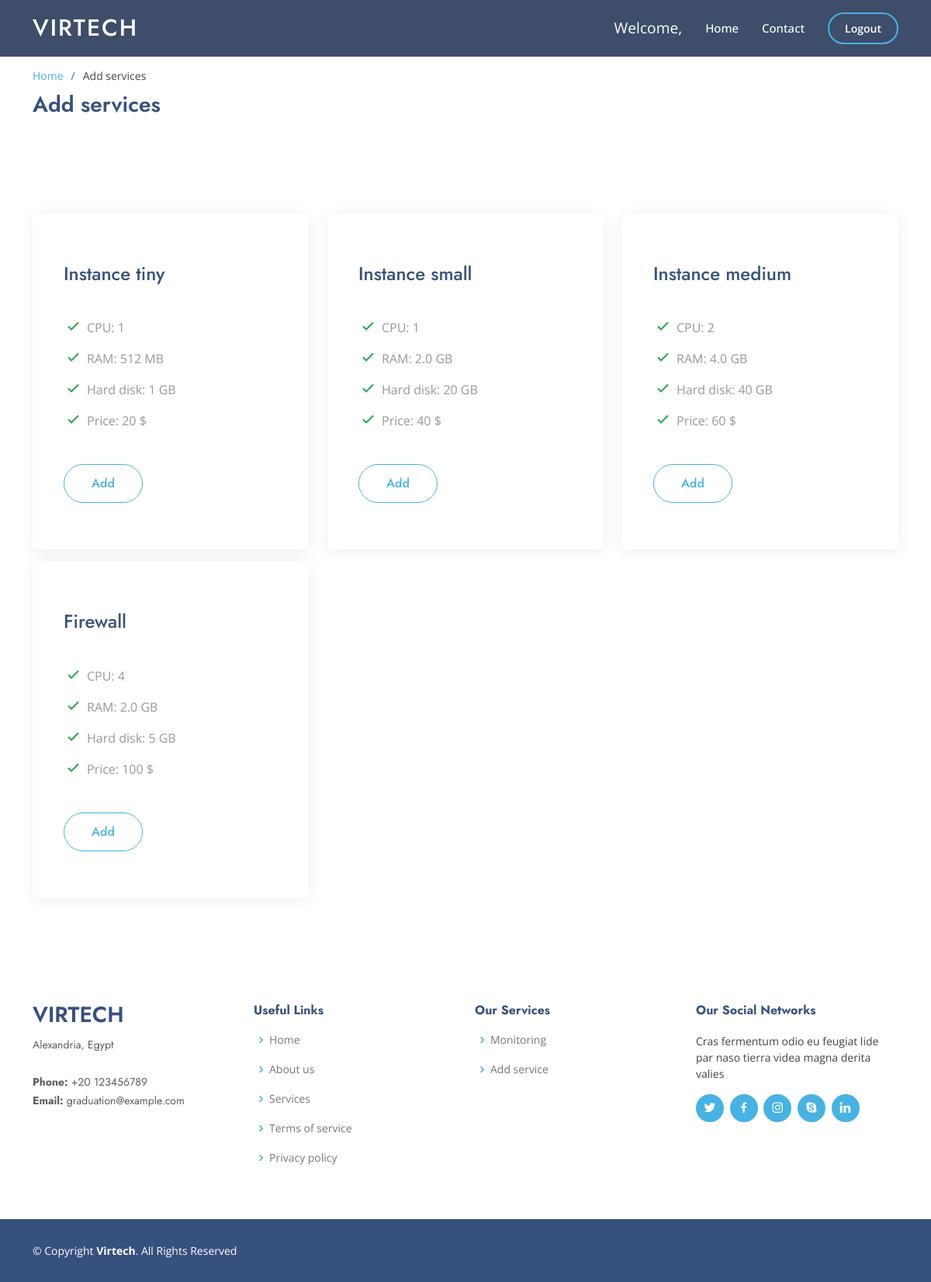
/services.php, run on the app's committed database.
### tables this page shows
CREATE TABLE `services` (
  `id` int(100) NOT NULL,
  `name` varchar(100) NOT NULL,
  `cpu` int(100) NOT NULL,
  `RAM` int(100) NOT NULL,
  `hard_disk` int(100) NOT NULL,
  `price` int(11) DEFAULT NULL
);

### services.php (the view, shortened to what this page needs)
<?php
$servername = "localhost";
$username   = "root";
$password   = "";
$dbname     = "graduation_project";
$conn = new mysqli($servername, $username, $password, $dbname);
$sql = "SELECT *
from services";
$result = $conn->query($sql);
function convertToGB($megabytes)
{
    if ($megabytes < 1024) {
        return $megabytes . " MB";
    } else {
        $gigabytes = $megabytes / 1024;
        return number_format($gigabytes, 1) . " GB";
    }
}
?>
<!DOCTYPE html>
<html lang="en">
<?php include("templates/header.php"); ?>
<body>
    <header id="header" class="fixed-top header-inner-pages">
        <div class="container d-flex align-items-center">
            <h1 class="logo me-auto"><a href="home.php">Virtech</a></h1>
            <?php
            $name = $_SESSION['name'];
            echo  "<p id=\"welcome\">welcome, $name</p>";
            ?>
            <nav id="navbar" class="navbar">
                <ul>
                    <li><a class="nav-link scrollto" href="home.php">Home</a></li>
                    <li><a class="nav-link scrollto" href="#contact">Contact</a></li>
                    <li><a class="getstarted scrollto" href="logout.php">Logout</a></li>
                </ul>
            </nav>
        </div>
    </header>
    <main id="main">
        <section id="breadcrumbs" class="breadcrumbs">
            <div class="container">
                <ol>
                    <li><a href="home.php">Home</a></li>
                    <li>Add services</li>
                </ol>
                <h2>Add services</h2>
            </div>
        </section>
        <section id="pricing" class="pricing">
            <div class="container" data-aos="fade-up">
                <div class="row">
                    <?php
                    if ($result->num_rows > 0) {
                        while ($row = $result->fetch_assoc()) {
                            $id = $row["id"];
                            $name      = $row["name"];
                            $cpu       = $row["cpu"];
                            $RAM       = $row["RAM"];
                            $price     = $row["price"];
                            $RAM       = convertToGB($RAM);
                            $hard_disk = $row["hard_disk"];
                            echo "<div id=\"gap\" class=\"col-lg-4\">";
                            echo "<div class=\"box\">";
                            echo "<h3 style=\"font-size: 24px;\">$name</h3>";
                            echo "<ul>";
                            echo "<li><i class=\"bx bx-check\"></i>CPU: $cpu</li>";
                            echo "<li><i class=\"bx bx-check\"></i>RAM: $RAM</li>";
                            echo "<li><i class=\"bx bx-check\"></i>Hard disk: $hard_disk GB</li>";
                            echo "<li><i class=\"bx bx-check\"></i>Price: $price $</li>";
                            echo "</ul>";
                            echo "<a href=\"#\" class=\"buy-btn\" onclick=\"handleClick($id)\" id=\"add-btn\">Add</a>";
                            echo "</div>";
                            echo "</div>";
                        }
                    } else {
                        echo "0 results";
                    }
                    ?>
                </div>
        </section>
    </main>
    <div id="contact">
        <?php include("templates/footer.php"); ?>
    </div>
</body>
</html

### templates/header.php (shortened to what this page needs)
<head>
  <link href="assets/vendor/aos/aos.css" rel="stylesheet">
  <link href="assets/vendor/bootstrap/css/bootstrap.min.css" rel="stylesheet">
  <link href="assets/vendor/bootstrap-icons/bootstrap-icons.css" rel="stylesheet">
  <link href="assets/vendor/boxicons/css/boxicons.min.css" rel="stylesheet">
  <link href="assets/vendor/glightbox/css/glightbox.min.css" rel="stylesheet">
  <link href="assets/vendor/remixicon/remixicon.css" rel="stylesheet">
  <link href="assets/vendor/swiper/swiper-bundle.min.css" rel="stylesheet">
  <link href="assets/css/style.css" rel="stylesheet">
  <link href="assets/css/mycss.css" rel="stylesheet">
</head>

### templates/footer.php
<footer id="footer">
  <div class="footer-top">
    <div class="container">
      <div class="row">
        <div class="col-lg-3 col-md-6 footer-contact">
          <h3>Virtech</h3>
          <p>
            Alexandria, Egypt <br><br>
            <strong>Phone:</strong> +20 123456789<br>
            <strong>Email:</strong> graduation@example.com<br>
          </p>
        </div>
        <div class="col-lg-3 col-md-6 footer-links">
          <h4>Useful Links</h4>
          <ul>
            <li><i class="bx bx-chevron-right"></i> <a href="#">Home</a></li>
            <li><i class="bx bx-chevron-right"></i> <a href="#">About us</a></li>
            <li><i class="bx bx-chevron-right"></i> <a href="#">Services</a></li>
            <li><i class="bx bx-chevron-right"></i> <a href="#">Terms of service</a></li>
            <li><i class="bx bx-chevron-right"></i> <a href="#">Privacy policy</a></li>
          </ul>
        </div>
        <div class="col-lg-3 col-md-6 footer-links">
          <h4>Our Services</h4>
          <ul>
            <li><i class="bx bx-chevron-right"></i> <a href="#">Monitoring</a></li>
            <li><i class="bx bx-chevron-right"></i> <a href="#">Add service</a></li>
          </ul>
        </div>
        <div class="col-lg-3 col-md-6 footer-links">
          <h4>Our Social Networks</h4>
          <p>Cras fermentum odio eu feugiat lide par naso tierra videa magna derita valies</p>
          <div class="social-links mt-3">
            <a href="#" class="twitter"><i class="bx bxl-twitter"></i></a>
            <a href="#" class="facebook"><i class="bx bxl-facebook"></i></a>
            <a href="#" class="instagram"><i class="bx bxl-instagram"></i></a>
            <a href="#" class="google-plus"><i class="bx bxl-skype"></i></a>
            <a href="#" class="linkedin"><i class="bx bxl-linkedin"></i></a>
          </div>
        </div>
      </div>
    </div>
  </div>
  <div class="container footer-bottom clearfix">
    <div class="copyright">
      &copy; Copyright <strong><span>Virtech</span></strong>. All Rights Reserved
    </div>
  </div>
</footer>

### assets/css/style.css (style rules this page uses)
body { font-family: "Open Sans", sans-serif; color: #444444; }
a { color: #47b2e4; text-decoration: none; }
h1, h2, h3, h4, h5, h6 { font-family: "Jost", sans-serif; }
#header { transition: all 0.5s; z-index: 997; padding: 15px 0; }
#header.header-scrolled, #header.header-inner-pages { background: rgba(40, 58, 90, 0.9); }
#header .logo { font-size: 30px; margin: 0; padding: 0; line-height: 1; font-weight: 500; letter-spacing: 2px; text-transform: uppercase; }
#header .logo a { color: #fff; }
.navbar { padding: 0; }
.navbar ul { margin: 0; padding: 0; display: flex; list-style: none; align-items: center; }
.navbar li { position: relative; }
.navbar a, .navbar a:focus { display: flex; align-items: center; justify-content: space-between; padding: 10px 0 10px 30px; font-size: 15px; font-weight: 500; color: #fff; white-space: nowrap; transition: 0.3s; }
.navbar .getstarted, .navbar .getstarted:focus { padding: 8px 20px; margin-left: 30px; border-radius: 50px; color: #fff; font-size: 14px; border: 2px solid #47b2e4; font-weight: 600; }
section { padding: 60px 0; overflow: hidden; }
.pricing .row { padding-top: 40px; }
.pricing .box { padding: 60px 40px; box-shadow: 0 3px 20px -2px rgba(20, 45, 100, 0.1); background: #fff; height: 100%; border-top: 4px solid #fff; border-radius: 5px; }
.pricing h3 { font-weight: 500; margin-bottom: 15px; font-size: 20px; color: #37517e; }
.pricing ul { padding: 20px 0; list-style: none; color: #999; text-align: left; line-height: 20px; }
.pricing ul li { padding: 10px 0 10px 30px; position: relative; }
.pricing ul i { color: #28a745; font-size: 24px; position: absolute; left: 0; top: 6px; }
.pricing .buy-btn { display: inline-block; padding: 12px 35px; border-radius: 50px; color: #47b2e4; transition: none; font-size: 16px; font-weight: 500; font-family: "Jost", sans-serif; transition: 0.3s; border: 1px solid #47b2e4; }
.breadcrumbs { padding: 15px 0; background: #ffffff; min-height: 40px; margin-top: 72px; }
.breadcrumbs h2 { font-size: 28px; font-weight: 600; color: #37517e; }
.breadcrumbs ol { display: flex; flex-wrap: wrap; list-style: none; padding: 0 0 10px 0; margin: 0; font-size: 14px; }
.breadcrumbs ol li+li { padding-left: 10px; }
.breadcrumbs ol li+li::before { display: inline-block; padding-right: 10px; color: #4668a2; content: "/"; }
#footer { font-size: 14px; background: #37517e; }
#footer .footer-top { padding: 60px 0 30px 0; background: #fff; }
#footer .footer-top .footer-contact { margin-bottom: 30px; }
#footer .footer-top .footer-contact h3 { font-size: 28px; margin: 0 0 10px 0; padding: 2px 0 2px 0; line-height: 1; text-transform: uppercase; font-weight: 600; color: #37517e; }
#footer .footer-top .footer-contact p { font-size: 14px; line-height: 24px; margin-bottom: 0; font-family: "Jost", sans-serif; color: #5e5e5e; }
#footer .footer-top h4 { font-size: 16px; font-weight: bold; color: #37517e; position: relative; padding-bottom: 12px; }
#footer .footer-top .footer-links { margin-bottom: 30px; }
#footer .footer-top .footer-links ul { list-style: none; padding: 0; margin: 0; }
#footer .footer-top .footer-links ul i { padding-right: 2px; color: #47b2e4; font-size: 18px; line-height: 1; }
#footer .footer-top .footer-links ul li { padding: 10px 0; display: flex; align-items: center; }
#footer .footer-top .footer-links ul li:first-child { padding-top: 0; }
#footer .footer-top .footer-links ul a { color: #777777; transition: 0.3s; display: inline-block; line-height: 1; }
#footer .footer-top .social-links a { font-size: 18px; display: inline-block; background: #47b2e4; color: #fff; line-height: 1; padding: 8px 0; margin-right: 4px; border-radius: 50%; text-align: center; width: 36px; height: 36px; transition: 0.3s; }
#footer .footer-bottom { padding-top: 30px; padding-bottom: 30px; color: #fff; }
#footer .copyright { float: left; }

### assets/css/mycss.css (style rules this page uses)
#welcome { color: #fff; margin: 0px; font-size: larger; text-transform: capitalize; }
#gap { padding-bottom: 15px; }

### data on the page
services: name "Instance tiny", cpu "1", RAM "512 MB", hard_disk "1", price "20"
services: name "Instance small", cpu "1", RAM "2.0 GB", hard_disk "20", price "40"
services: name "Instance medium", cpu "2", RAM "4.0 GB", hard_disk "40", price "60"
services: name "Firewall", cpu "4", RAM "2.0 GB", hard_disk "5", price "100"
